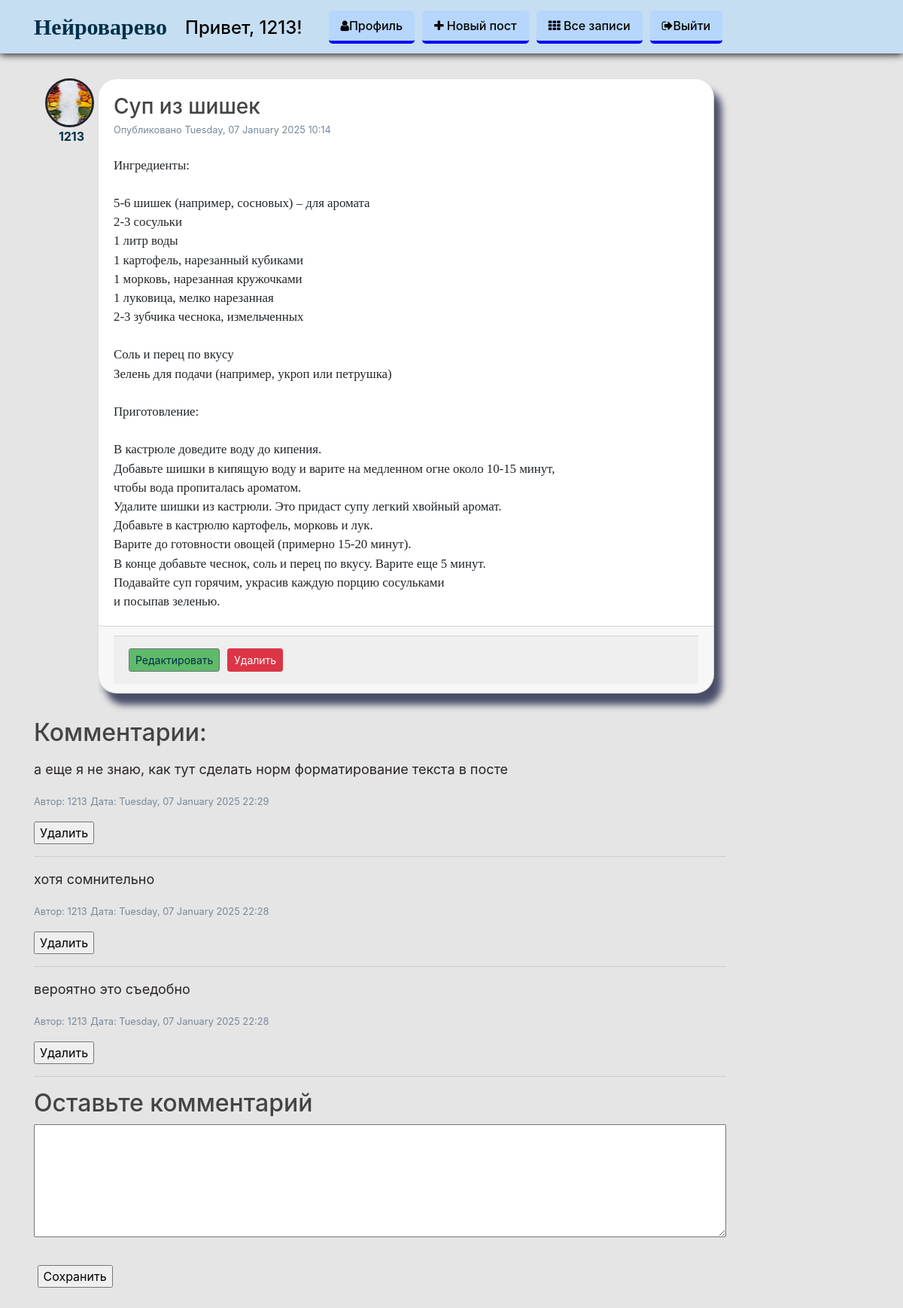
Screenshot of /post/1 (signed in) with the database file from the repository.
### test_flask/models.py (models this page shows, shortened)
class User(db.Model, UserMixin):
    id = db.Column(db.Integer, primary_key=True)
    username = db.Column(db.String(20), unique=True, nullable=False)
    email = db.Column(db.String(120), unique=True, nullable=False)
    image_file = db.Column(db.String(20), nullable=False,
                           default='default.png')
    password = db.Column(db.String(60), nullable=False)
    posts = db.relationship('Post', backref='author', lazy=True)

class Post(db.Model):
    id = db.Column(db.Integer, primary_key=True)
    title = db.Column(db.String(100), nullable=False)
    date_posted = db.Column(db.DateTime, nullable=False,
                            default=datetime.now()) #rework
    content = db.Column(db.Text, nullable=False)
    user_id = db.Column(db.Integer, db.ForeignKey('user.id'), nullable=False)
    comments = db.relationship('Comment', backref='title', lazy='select',
                               cascade='all, delete-orphan')

class Comment(db.Model):
    id = db.Column(db.Integer, primary_key=True)
    body = db.Column(db.String(140))
    timestamp = db.Column(db.DateTime, default=datetime.now )           #поправить остальное время
    post_id = db.Column(db.Integer, db.ForeignKey('post.id'),
							nullable=False)
    username = db.Column(db.String, db.ForeignKey('user.username'),
                         nullable=False)

### test_flask/posts/routes.py (the view, shortened to what this page needs)
@posts.route("/post/<int:post_id>", methods=['GET', 'POST'])
def post(post_id):
    post = Post.query.get_or_404(post_id)
    form = CommentForm()
    return render_template('post.html', title=post.title, post=post, form=form)

### test_flask/posts/forms.py
class CommentForm(FlaskForm):
    comment = StringField('Комментарий', validators=[DataRequired()])

### test_flask/models.py (called while the page is built)
@login_manager.user_loader
def load_user(user_id):
    return User.query.get(int(user_id))

### test_flask/templates/post.html (shortened to what this page needs)
{% extends "layout.html" %}
{% block content %}
<div class="container" style="display: flex;">
  <article class="media" style="display: flex; flex-direction: column;">
        <img class="rounded-circle article-img" style="margin-right: 5px; border: solid;"
             src="{{ url_for('static', filename='profile_pics/' + post.author.image_file) }}">
        <a href="{{ url_for('users.user_posts', username=post.author.username) }}" id="author" style="margin: 0 auto; font-weight: bold;">{{
            post.author.username }}</a>
    </article>
  <div class="card" style="margin-bottom: 20px;">
    <div class="card-body">
      <h3 class="card-title">{{ post.title }}</h3>
      <small>Опубликовано {{ post.date_posted.strftime('%A, %d %B %Y %I:%M') }}</small>
      <br>
      <br>
      <pre class="card-text">{{ post.content }}</pre>
    </div>
    <div class="card-footer" style="font-size: 20px;">
      {% if post.author == current_user %}
        <div class="card-footer" style="font-size: 20px;"> {% if post.author == current_user %}<a class="btn btn-secondary btn-sm mt-1 mb-1" style="background: #5fba69; color: #fff" href="{{url_for('posts.update_post', post_id=post.id) }}">Редактировать</a>
        <button type="button" class="btn btn-danger btn-sm m-1" data-toggle="modal" data-target="#deleteModal">Удалить</button>
      {% endif %}
</div>
      {% endif %}
    </div>
  </div>
</div>
  {% if post.comments %}
      <h2>Комментарии: </h2>
      <p>{% for comment in post.comments | reverse %}
        <p style="font-size: 18px;">{{ comment.body }}</p>
        <p><small>Автор: {{ comment.username }}</small>
                <small>Дата: {{ comment.timestamp.strftime('%A, %d %B %Y %H:%M') }}</small></p>
            {% if comment.username == current_user.username %}
            <form action="{{ url_for('posts.delete_comment', comment_id=comment.id) }}" method="POST">
              <input class="submit" type="submit" value="Удалить">
            </form>
            {% endif %}
        <hr>
      {% endfor %}</p>
  {% endif %}
<div id="content">
        <h2>Оставьте комментарий</h2>
        <form action="" method="post">
          <div class="form_settings">
            <p><textarea name="comment" style="width: 100%; height: 150px"></textarea>
            </p>
            <p style="padding-top: 15px"><span>&nbsp;</span><input class="submit" type="submit" name="submit" value="Сохранить" /></p>
          </div>
        </form>
      </div>
{% endblock content %}

### test_flask/templates/layout.html (shortened to what this page needs)
<!DOCTYPE html>
<html>
<head>
    <link rel="stylesheet" href="https://maxcdn.bootstrapcdn.com/bootstrap/4.0.0/css/bootstrap.min.css"
>
    <link rel="stylesheet" href="https://cdnjs.cloudflare.com/ajax/libs/font-awesome/4.7.0/css/font-awesome.min.css">
    <link rel="stylesheet" type="text/css" href="{{ url_for('static', filename='main.css') }}">
</head>
<body>
<header class="site-header">
    <nav class="navbar navbar-expand-md navbar-dark fixed-top">
        <div class="container">
            <a class="navbar-brand mr-4" href="/"
               style="color: rgb(7, 85, 173); font-family: 'Lobster', cursive; font-weight: 800; font-size: 30px; ">Нейроварево</a>
            {% if current_user.is_authenticated %}
            <h4 class="names">Привет, {{ current_user.username }}!</h4>
            <a class="nav-item nav-link navigation-links" href="{{ url_for('users.account') }}"><i
                    class="fa fa-user"></i>Профиль</a>
            <a class="nav-item nav-link navigation-links" href="{{ url_for('posts.new_post') }}"><i
                    class="fa fa-plus"></i> Новый пост</a>
            <a class="nav-item nav-link navigation-links" href="{{ url_for('posts.allpost') }}"><i class="fa fa-th"></i>
                Все записи</a>
            <a class="nav-item nav-link navigation-links" href="{{ url_for('users.logout') }}"><i
                    class="fa fa-sign-out"></i>Выйти</a>
            {% else %}
            <a class="nav-link nav-item navigation-links" href="{{ url_for('users.login') }}">Войти</a>
            <a class="nav-link nav-item navigation-links" href="{{ url_for('users.register') }}">Зарегистрироваться</a>
            {% endif %}
        </div>
    </nav>
</header>
<main role="main" class="container">
    <div class="row">
        <div class="col-md-10">
            {% block content %}{% endblock %}
        </div>
    </div>
</main>
</body>
</html>

### test_flask/static/main.css (style rules this page uses)
body { margin: 0; padding: 0; }
h1, h2, h3, h4, h5, h6 { color: #444444; }
.article-img { height: 65px; width: 65px; margin-right: 16px; }

### test_flask/templates/post.html (style rules this page uses)
.container { margin-bottom: 0.8rem; }
.card { border-radius: 25px; background-color: white; box-shadow: 10px 15px 10px #4a4e69; width: 92%; }
.card-title { margin-bottom: 0 !important; }
a { color: #003049 !important; text-decoration: none; }
small { color: lightslategray; }
p { color: rgb(43, 37, 37); }

### test_flask/templates/layout.html (style rules this page uses)
.card-text { font-size: 1.05rem; font-family: 'Tangerine', serif; font-optical-sizing: auto; }
body { background-color: #e5e5e5; margin-top: 6.5rem; }
.navigation-links { color: black !important; font-weight: 500; background-color: rgb(183, 214, 252); border-radius: 5px; border-bottom: 4px solid blue; margin: 5px; background-size: 200% 200%; background-image: linear-gradient( transparent 50%, rgb(79, 128, 233) 50%); transition: background-position 300ms, color 300ms ease, border-color 300ms ease; }
.navbar { background-color: #c6def1; box-shadow: 0px 1px 10px black; }
.navbar .container { margin-bottom: 0; }
.names { color: black; text-align: center; margin-right: 30px; margin-top: 12px; }

### rows the page displays
User: username "1213", image_file (picture), author.username "1213"
Post: title "Суп из шишек", date_posted "Tuesday, 07 January 2025 10:14", content "Ингредиенты: 5-6 шишек (например, сосновых) – для аромата 2-3 сосульки 1 литр воды 1 картофель, нарезанный кубиками 1 морковь, нарезанная кружочками 1 луковица, мелко нарезанная 2-3 зубчика чеснока, измельченных Соль и перец по вкусу Зелень для подачи (например, укроп или петрушка) Приготовление: В кастрюле доведите воду до кипения. Добавьте шишки в кипящую воду и варите на медленном огне около 10-15 минут, чтобы вода пропиталась ароматом. Удалите шишки из кастрюли. Это придаст супу легкий хвойный аромат. Добавьте в кастрюлю картофель, морковь и лук. Варите до готовности овощей (примерно 15-20 минут). В конце добавьте чеснок, соль и перец по вкусу. Варите еще 5 минут. Подавайте суп горячим,…"
Comment: body "а еще я не знаю, как тут сделать норм форматирование текста в посте", username "1213", timestamp "Tuesday, 07 January 2025 22:29"
Comment: body "хотя сомнительно", username "1213", timestamp "Tuesday, 07 January 2025 22:28"
Comment: body "вероятно это съедобно", username "1213", timestamp "Tuesday, 07 January 2025 22:28"
